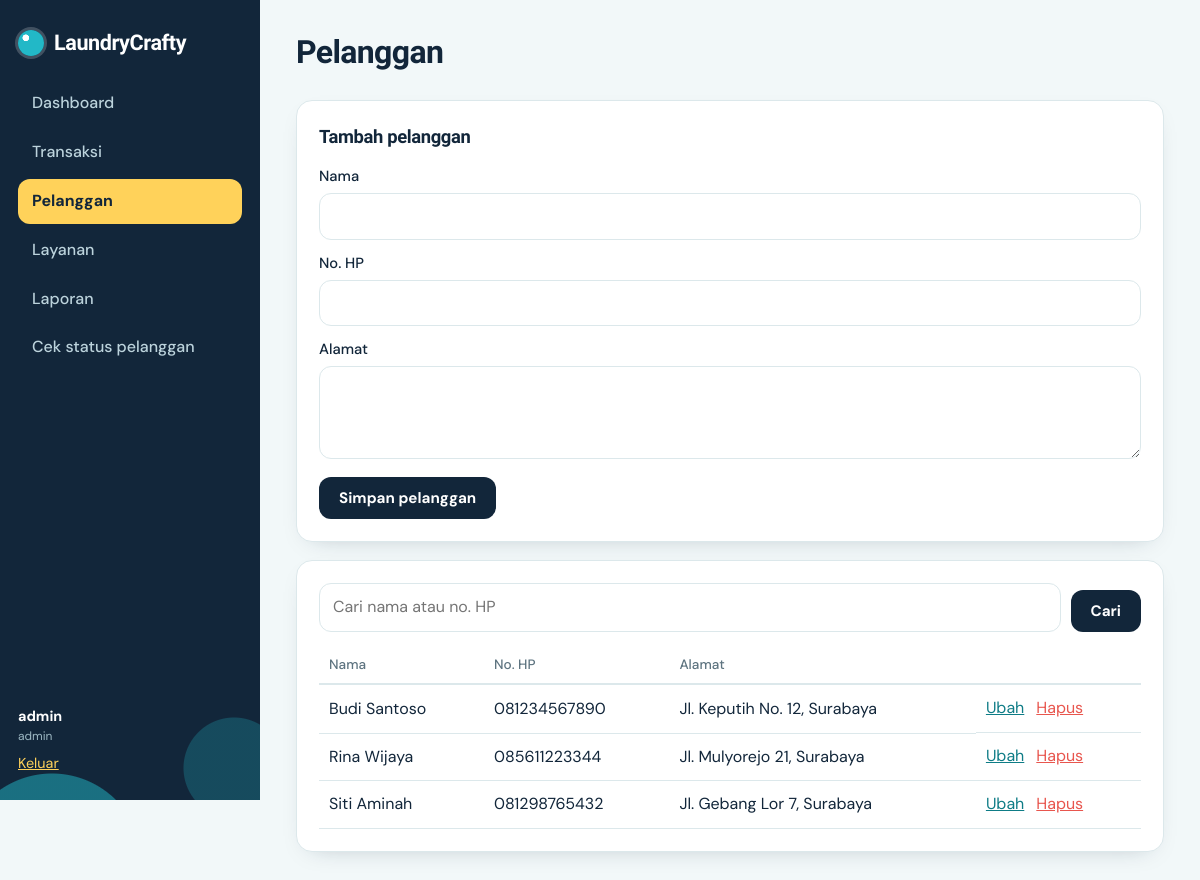
Page /pelanggan.php (signed in) on the committed database.
### tables this page shows
CREATE TABLE pelanggan(id_pelanggan INT AUTO_INCREMENT PRIMARY KEY,nama VARCHAR(100) NOT NULL,alamat TEXT,no_hp VARCHAR(16) NOT NULL,INDEX(nama));

### pelanggan.php (the view, shortened to what this page needs)
<?php require 'lib.php';auth();
$ed=isset($_GET['edit'])?q('SELECT * FROM pelanggan WHERE id_pelanggan=?',[(int)$_GET['edit']])->fetch():null;
$s=trim($_GET['q']??'');$rows=q('SELECT * FROM pelanggan WHERE nama LIKE ? OR no_hp LIKE ? ORDER BY nama',["%$s%","%$s%"])->fetchAll();
top('Pelanggan','pelanggan');?>
<div class="grid2 side-form"><form method="post" class="card" data-validate><h3><?=$ed?'Ubah pelanggan':'Tambah pelanggan'?></h3>
<label>Nama<input name="nama" required maxlength="100" value="<?=e($ed['nama']??'')?>"></label><label>No. HP<input name="no_hp" required inputmode="tel" pattern="\+?[0-9]{8,15}" value="<?=e($ed['no_hp']??'')?>"></label><label>Alamat<textarea name="alamat" rows="3"><?=e($ed['alamat']??'')?></textarea></label>
<button class="btn">Simpan pelanggan</button><?php if($ed)echo ' <a class="btn ghost" href="pelanggan.php">Batal</a>'?></form>
<section class="card"><form class="search"><input name="q" placeholder="Cari nama atau no. HP" value="<?=e($s)?>"><button class="btn">Cari</button></form>
<div class="tw"><table><tr><th>Nama</th><th>No. HP</th><th>Alamat</th><th></th></tr><?php foreach($rows as $r):?><tr><td><?=e($r['nama'])?></td><td><?=e($r['no_hp'])?></td><td><?=e($r['alamat'])?></td><td class="act"><a href="?edit=<?=$r['id_pelanggan']?>">Ubah</a><?php if($_SESSION['u']['role']==='admin'):?><form method="post"><button class="lnk danger" data-confirm="Hapus pelanggan <?=e($r['nama'])?>?">Hapus</button></form><?php endif?></td></tr><?php endforeach;?></table></div></section></div>

### assets/css/style.css (style rules this page uses)
:root { --ink:#12263A;--tide:#0E7C86;--aqua:#22B8C7;--foam:#F2F8F9;--line:#DCE8EB;--lemon:#FFD25A;--coral:#E8564E;--ok:#1E9E6A;--mut:#5E7480;--r:16px }
* { box-sizing:border-box }
body { margin:0;font:16px/1.55 'DM Sans',system-ui,sans-serif;color:var(--ink);background:var(--foam) }
h1,h2,h3,.brand,.stat b,.total b { font-family:'Bricolage Grotesque',sans-serif;letter-spacing:-.02em }
a { color:var(--tide) }
.card { background:#fff;border:1px solid var(--line);border-radius:var(--r);padding:22px;box-shadow:0 8px 24px -16px rgba(18,38,58,.35) }
.card h3 { margin:0 0 14px;font-size:1.15rem }
.grid2 { display:grid;grid-template-columns:2fr 1.1fr;gap:18px;align-items:start }
.side-form { grid-template-columns:minmax(280px,360px) minmax(0,1fr) }
.grid2>* { min-width:0 }
label { display:block;font-weight:500;font-size:.92rem;margin-bottom:12px }
input,select,textarea { width:100%;min-width:0;max-width:100%;margin-top:5px;padding:11px 13px;border:1.5px solid var(--line);border-radius:12px;font:inherit;background:#fff;color:var(--ink) }
.btn { display:inline-block;background:var(--ink);color:#fff;border:0;border-radius:12px;padding:11px 20px;font:700 .95rem 'DM Sans';cursor:pointer;text-decoration:none }
.search { display:flex;gap:10px;align-items:end;flex-wrap:wrap;margin-bottom:14px }
.search input,.search select { margin:0;flex:1;min-width:140px }
.tw { overflow-x:auto }
table { width:100%;border-collapse:collapse }
th { text-align:left;font-size:.85rem;color:var(--mut);font-weight:500;padding:8px 10px;border-bottom:2px solid var(--line) }
td { padding:11px 10px;border-bottom:1px solid var(--line);vertical-align:middle }
.act { display:flex;gap:12px;align-items:center;white-space:nowrap }
.act form { margin:0 }
.lnk { background:none;border:0;font:inherit;cursor:pointer;color:var(--tide);padding:0;text-decoration:underline }
.lnk.danger { color:var(--coral) }
@media (max-width:1200px) { .side-form { grid-template-columns:1fr } }

### rows in the picture
pelanggan: nama "Budi Santoso", no_hp "081234567890", alamat "Jl. Keputih No. 12, Surabaya"
pelanggan: nama "Rina Wijaya", no_hp "085611223344", alamat "Jl. Mulyorejo 21, Surabaya"
pelanggan: nama "Siti Aminah", no_hp "081298765432", alamat "Jl. Gebang Lor 7, Surabaya"

### other values in the picture
$l "Dashboard"
$l "Transaksi"
$l "Pelanggan"
$l "Layanan"
$l "Laporan"
$u['username'] "admin"
$u['role'] "admin"
$t "Pelanggan"
